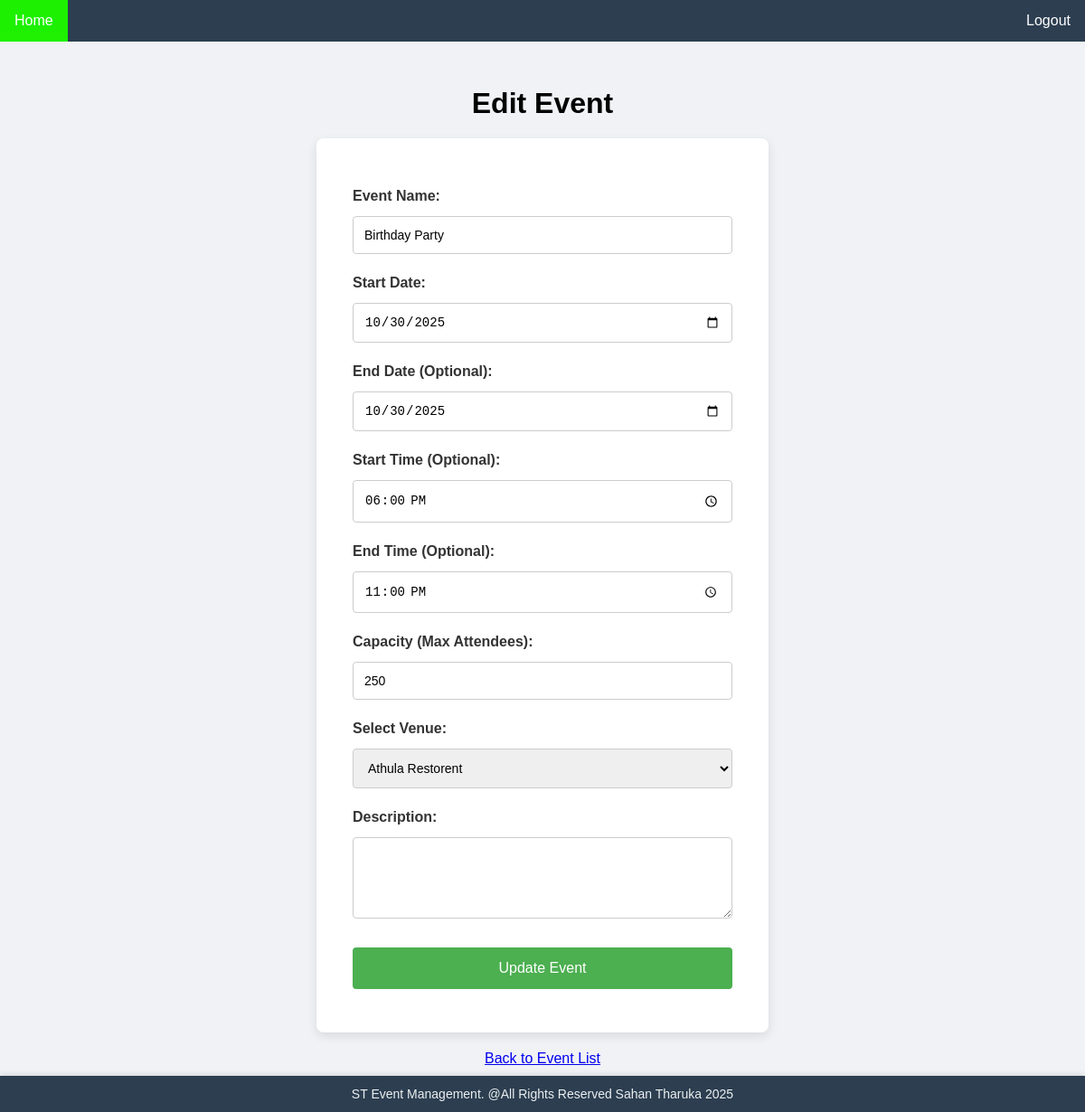
The page /edit-event.php?id=17 (signed in) on the database its author committed.
### tables this page shows
CREATE TABLE IF NOT EXISTS `events` (
  `event_id` int UNSIGNED NOT NULL AUTO_INCREMENT,
  `event_name` varchar(150) NOT NULL,
  `event_date` date NOT NULL,
  `end_date` date DEFAULT NULL,
  `start_time` time DEFAULT NULL,
  `end_time` time DEFAULT NULL,
  `event_status` enum('scheduled','completed','cancelled','pending') NOT NULL DEFAULT 'pending',
  `event_description` text,
  `venue_id` int UNSIGNED NOT NULL,
  `staff_id` int UNSIGNED NOT NULL,
  `max_attendees` int DEFAULT NULL,
  `created_at` timestamp NOT NULL DEFAULT CURRENT_TIMESTAMP,
  PRIMARY KEY (`event_id`),
  KEY `idx_events_venue` (`venue_id`),
  KEY `idx_events_staff` (`staff_id`)
);

### edit-event.php (the view, shortened to what this page needs)
<?php
include_once 'header.php';
require_once 'includes/dbconnection.php';
$event_id = $_GET['id'];
$sql_select = "SELECT * FROM events WHERE event_id = ?;";
$stmt = mysqli_stmt_init($conn);
if (mysqli_stmt_prepare($stmt, $sql_select)) {
    mysqli_stmt_bind_param($stmt, "i", $event_id);
    mysqli_stmt_execute($stmt);
    $result = mysqli_stmt_get_result($stmt);
    if (!($event_data = mysqli_fetch_assoc($result))) {
        header("location: manage-events.php?error=notfound");
        exit();
    }
} else {
    header("location: manage-events.php?error=stmtfailed");
    exit();
}
?>
<div class="form-container">
    <h1>Edit Event</h1>
    <form action="includes/update-event.inc.php" method="post">
        <label for="event_name">Event Name:</label>
        <input type="text" id="event_name" name="event_name" value="<?php echo htmlspecialchars($event_data['event_name']); ?>" required>
        <label for="start_date">Start Date:</label>
        <input type="date" id="start_date" name="start_date" value="<?php echo htmlspecialchars($event_data['event_date']); ?>" required>
        <label for="end_date">End Date (Optional):</label>
        <input type="date" id="end_date" name="end_date" value="<?php echo htmlspecialchars($event_data['end_date']); ?>">
        <label for="start_time">Start Time (Optional):</label>
        <input type="time" id="start_time" name="start_time" value="<?php echo htmlspecialchars($event_data['start_time']); ?>">
        <label for="end_time">End Time (Optional):</label>
        <input type="time" id="end_time" name="end_time" value="<?php echo htmlspecialchars($event_data['end_time']); ?>">
        <label for="max_attendees">Capacity (Max Attendees):</label>
        <input type="number" id="max_attendees" name="max_attendees" value="<?php echo htmlspecialchars($event_data['max_attendees']); ?>" placeholder="e.g., 100">
        <label for="venue_id">Select Venue:</label>
        <select id="venue_id" name="venue_id" required>
            <?php
            $sql_venues = "SELECT * FROM venues ORDER BY venue_name";
            $result_venues = $conn->query($sql_venues);
            if ($result_venues->num_rows > 0) {
                while($row_venue = $result_venues->fetch_assoc()) {
                    $selected = ($row_venue['venue_id'] == $event_data['venue_id']) ? 'selected' : '';
                    echo "<option value='" . $row_venue['venue_id'] . "' " . $selected . ">" . htmlspecialchars($row_venue['venue_name']) . "</option>";
                }
            }
            ?>
        </select>
        <label for="event_description">Description:</label>
        <textarea id="event_description" name="event_description" rows="4"><?php echo htmlspecialchars($event_data['event_description']); ?></textarea>
        <button name="submit" type="submit">Update Event</button>
    </form>
    <p style="margin-top:20px;"><a href="manage-events.php">Back to Event List</a></p>
</div>
<?php
    include_once 'footer.php';
?>

### header.php (style rules this page uses)
body { font-family:sans-serif;margin:0;padding:0;background-color:#f0f2f5; }
.form-container { width:90%;max-width:500px;margin:50px auto;text-align:center; }
.form-container h1, .page-container h1, .page-container h2 { margin-bottom:20px; }
form { border-radius:8px;background-color:#fff;padding:40px;box-shadow:0 4px 12px rgba(0,0,0,0.1); }
input[type=text],input[type=password],input[type=email],input[type=date],input[type=time],input[type=number],select,textarea { width:100%;padding:12px;margin:8px 0;display:inline-block;border:1px solid #ccc;border-radius:4px;box-sizing:border-box;font-size:14px; }
form label { display:block;text-align:left;margin-top:15px;margin-bottom:5px;font-weight:bold;color:#333; }
button { width:100%;background-color:#4CAF50;color:white;padding:14px;margin:20px 0 8px 0;border:none;border-radius:4px;cursor:pointer;font-size:16px; }

### rows shown on the page
events: event_name "Birthday Party", start_date "10/30/2025", end_date "10/30/2025", start_time "18:00:00", end_time "23:00:00", max_attendees "250"

### other values the page prints
form field venue_id "Athula Restorent"
